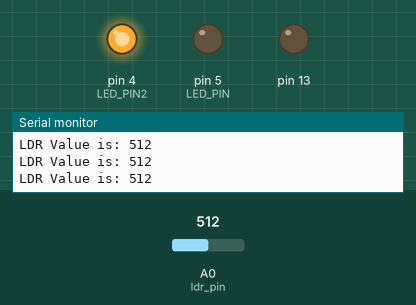
The sketch below on a simulated Arduino Uno, built with avr-gcc and run on an emulated ATmega328P. Shown: output pins drawn as LEDs (lit = HIGH), the last lines printed to the serial monitor. The inputs (shaded band) are chosen by the test bench; at power-on: A0 (ldr_pin) = 512.

Above: at 1.2 s.
1.3 s: A0 (ldr_pin) set to 692
2.8 s: A0 (ldr_pin) set to 714
At 3.8 s:
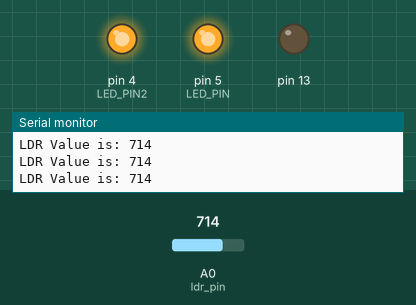
4.3 s: A0 (ldr_pin) set to 391
At 5.4 s:
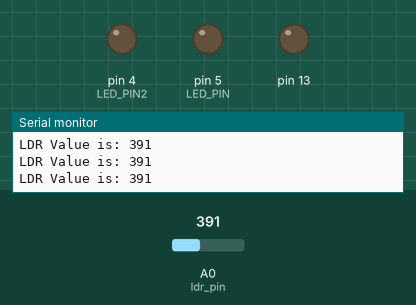
5.8 s: A0 (ldr_pin) set to 408
At 6.9 s:
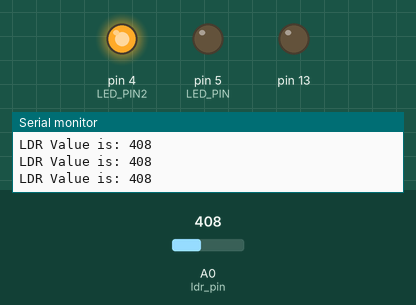
7.3 s: A0 (ldr_pin) set to 390
At 7.9 s:
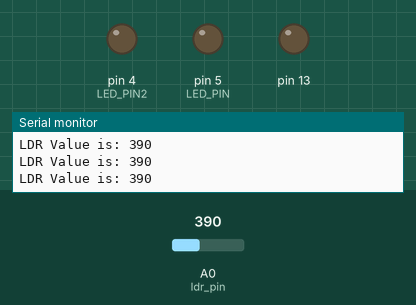
Timing chart, 0 to 9.8 s (numbered marks = the images above; inputs shaded):
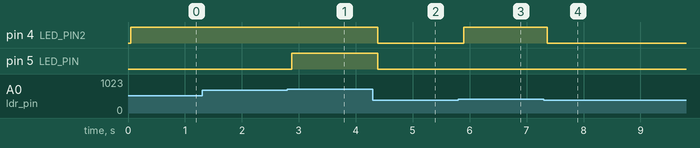

Measured:
- the behaviour switches between 700 and 701 on A0 (ldr_pin) (found by bisection; images 0 and 1)
- the behaviour switches between 399 and 400 on A0 (ldr_pin) (found by bisection; images 2 and 3)
- after the input at 2.8 s, pin 5 (LED_PIN): LOW → HIGH after 0.07 s
- after the input at 4.3 s, pin 4 (LED_PIN2), pin 5 (LED_PIN): HIGH → LOW after 0.09 s
- after the input at 5.8 s, pin 4 (LED_PIN2): LOW → HIGH after 0.10 s
- after the input at 7.3 s, pin 4 (LED_PIN2): HIGH → LOW after 0.06 s

The sketch:

ldr_light.ino
```cpp
int ldr_pin = A0;
int analogValue = 0;
int LED_PIN = 5;
int LED_PIN2 = 4;

void setup() {
  // put your setup code here, to run once:
  Serial.begin(9600);
  pinMode(LED_BUILTIN, OUTPUT);     // Initialize the LED_BUILTIN pin as an output
  pinMode(LED_PIN, OUTPUT);
  pinMode(LED_PIN2, OUTPUT);
}

void loop() {
  // put your main code here, to run repeatedly:
  analogValue = analogRead(ldr_pin);
Serial.print("LDR Value is: ");
Serial.println(analogValue);
delay(50);
if(analogValue>=400&&analogValue<=700){
  digitalWrite(LED_PIN, LOW);
  digitalWrite(LED_PIN2, HIGH);
}else if(analogValue>=701){
  digitalWrite(LED_PIN, HIGH);
  digitalWrite(LED_PIN2, HIGH);
}else if(analogValue<=401){
  digitalWrite(LED_PIN, LOW);
  digitalWrite(LED_PIN2, LOW);
}


}
```
